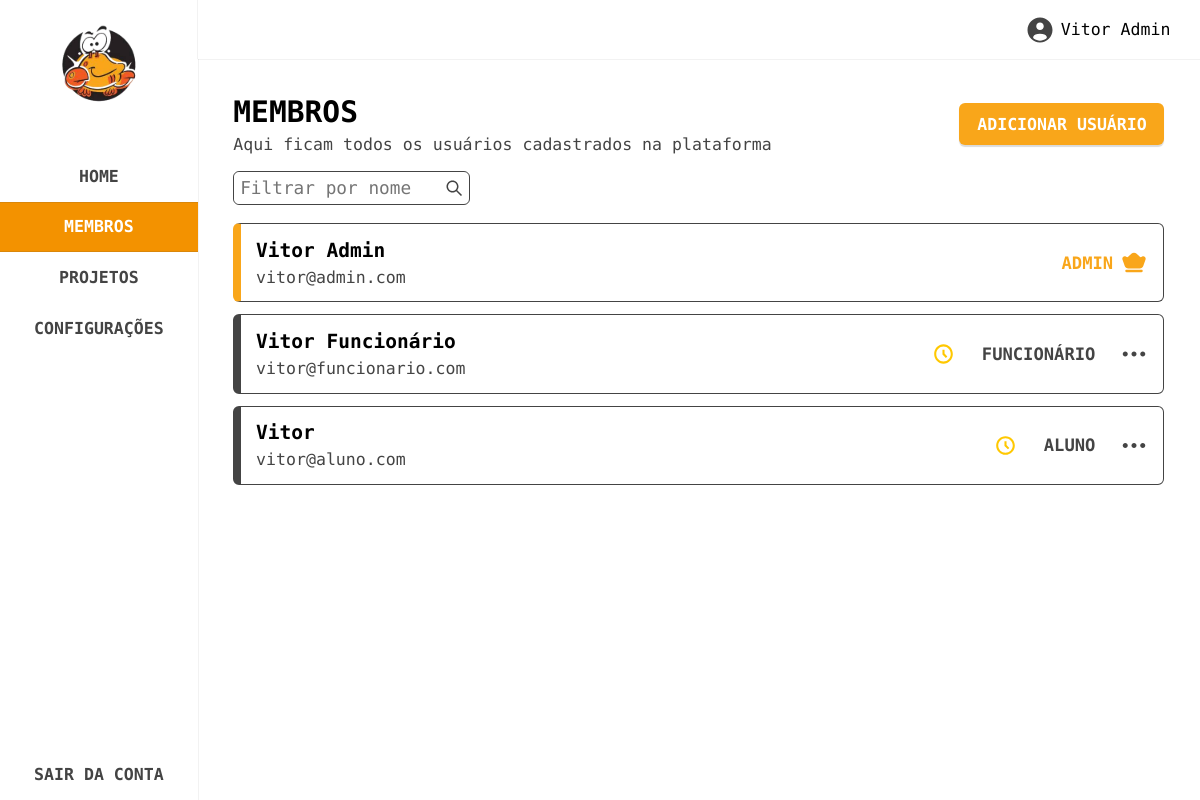
/membros (signed in), run on the app's committed database.
### tables this page shows
CREATE TABLE IF NOT EXISTS `users` (
  `id` bigint(100) NOT NULL AUTO_INCREMENT,
  `name` varchar(100) DEFAULT NULL,
  `email` varchar(150) DEFAULT NULL,
  `phone` varchar(100) DEFAULT NULL,
  `registration_number` bigint(100) DEFAULT NULL,
  `course` varchar(100) DEFAULT NULL,
  `year` varchar(100) DEFAULT NULL,
  `institution` varchar(150) DEFAULT NULL,
  `hours_to_be_validated` int(100) DEFAULT NULL,
  `password` varchar(150) DEFAULT NULL,
  `role` bigint(100) DEFAULT NULL,
  `approved` int(100) DEFAULT 0,
  PRIMARY KEY (`id`)
);

### config/config.php (called while the page is built, shortened)
<?php
function base_url($path) {
    return rtrim(BASE_URL, '/') . '/' . ltrim($path, '/');
}
?>

### routes/routes.php (called while the page is built, shortened)
<?php
$route = isset($_GET['url']) ? $_GET['url'] : '';
switch ($route) {
    case 'membros':
        $file = './pages/members.php';
        break;
}
include $file;
?>

### controllers/users.php (called while the page is built, shortened)
<?php
include_once __DIR__ . '/../config/config.php';
include_once __DIR__ . '/../db/db.php';
function get_user_info($user_id, $fields = []) {
    global $connect;
    $field_list = implode(", ", $fields);
    $query = "SELECT $field_list FROM users WHERE id = ?";
    $stmt = $connect->prepare($query);
    $stmt->bind_param('i', $user_id);
    $stmt->execute();
    $result = [];
    $bind_result_args = [];
    foreach ($fields as $field) {
        $bind_result_args[] = &$result[$field];
    }
    call_user_func_array([$stmt, 'bind_result'], $bind_result_args);
    return $result;
}
function get_all_users($filter_name, $page, $limit = 50) {
    global $connect;
    $offset = ($page - 1) * $limit;
    $filter_query = $filter_name ? "WHERE name LIKE ?" : "";
    $sql = "SELECT * FROM users $filter_query LIMIT ? OFFSET ?";
    $stmt = $connect->prepare($sql);
    if ($filter_name) {
        $filter_name_param = '%' . $filter_name . '%';
        $stmt->bind_param("sii", $filter_name_param, $limit, $offset);
    } else {
        $stmt->bind_param("ii", $limit, $offset);
    }
    $stmt->execute();
    $result = $stmt->get_result();
    $users = $result->fetch_all(MYSQLI_ASSOC);
    return $users;
}
?>

### pages/members.php (the view, shortened to what this page needs)
<?php
include_once __DIR__ . '/../controllers/users.php';
$user_id = $_COOKIE['user_id'];
$user_info = get_user_info($user_id, ['role']);
$role = $user_info['role'];
$filter_name = isset($_GET['name']) ? $_GET['name'] : '';
$page = isset($_GET['page']) ? intval($_GET['page']) : 1;
$users = get_all_users($filter_name, $page);
?>
<section class="members" data-page="members">
    <?php include __DIR__ . '/../partials/sidebar.php'; ?>
    <div class="main">
        <?php include __DIR__ . '/../partials/topbar.php'; ?>
        <div class="content">
            <div class="header">
                <span>
                    <h3>MEMBROS</h3>
                    <p>Aqui ficam todos os usuários cadastrados na plataforma</p>
                </span>
                <span>
                    <?php if (intval($role) == 1 || intval($role) == 2): ?>
                        <button class="add-user">ADICIONAR USUÁRIO</button>
                    <?php endif; ?>
                </span>
            </div>
            <div class="filter">
                <form action="" method="GET" id="filter-form">
                    <div class="input">
                        <input id="filter-name" type="text" name="name" placeholder="Filtrar por nome" value="<?= htmlspecialchars($filter_name) ?>">
                        <button type="submit">
                            <img src="<?= base_url('assets/images/svg/search.svg') ?>" alt="search">
                        </button>
                    </div>
                </form>
            </div>
            <div class="users">
                <?php if(count($users) > 0): ?>
                    <?php foreach($users as $user): ?>
                        <div class="card" data-role="<?= $user['role'] ?>">
                            <div class="left">
                                <span class="infos">
                                    <h5><?= $user['name'] ?></h5>
                                    <p><?= $user['email'] ?></p>
                                </span>
                            </div>
                            <div class="right">
                                <?php if(
                                    $user['id'] != $user_id &&
                                    intval($user['approved']) != 1
                                ): ?>
                                    <span class="approved">
                                        <img src="<?= base_url('assets/images/svg/pending.svg') ?>" alt="pending">
                                    </span>
                                <?php endif; ?>
                                <span class="role">
                                    <?php if(intval($user['role']) == 1): ?>
                                        <h6>
                                            ADMIN
                                            <img src="<?= base_url('assets/images/svg/crown.svg') ?>" alt="crown">
                                        </h6>
                                    <?php elseif(intval($user['role']) == 2): ?>
                                        <h6>FUNCIONÁRIO</h6>
                                    <?php else: ?>
                                        <h6>ALUNO</h6>
                                    <?php endif; ?>
                                </span>
                                <?php if(
                                    intval($role) == 1 &&
                                    $user['id'] != $user_id
                                ): ?>
                                    <button class="options-btn">
                                        <img src="<?= base_url('assets/images/svg/dots.svg') ?>" alt="dots">
                                    </button>
                                <?php endif; ?>
                            </div>
                        </div>
                    <?php endforeach; ?>
                <?php else: ?>
                    <p class="not-found">Nenhum resultado encontrado.</p>
                <?php endif; ?>
            </div>
        </div>
    </div>
</section>

### index.php (shortened to what this page needs)
<!DOCTYPE html>
<html lang="pt-br">
<?php require_once './config/config.php'; ?>
<?php include './partials/head.php'; ?>
<body>
<?php require_once './routes/routes.php'; ?>
</body>
</html>

### partials/head.php (shortened to what this page needs)
<head>
    <link rel="stylesheet" href="<?= base_url('assets/sass/style.css') ?>">
</head>

### partials/sidebar.php
<nav class="sidebar">
    <span>
        <div class="logo">
            <img src="<?= base_url('assets/images/svg/logo.svg') ?>" alt="logo">
        </div>
        <div class="links">
            <a
            data-page="home"
            href="<?= base_url('/') ?>">HOME</a>
            <a
            data-page="members"
            href="<?= base_url('/membros') ?>">MEMBROS</a>
            <a
            data-page="projects"
            href="<?= base_url('/projetos') ?>">PROJETOS</a>
            <a
            data-page="settings"
            href="<?= base_url('/configuracoes') ?>">CONFIGURAÇÕES</a>
        </div>
    </span>
    <div class="logout">
        <form
        action="<?= base_url('/controllers/logout.php') ?>"
        method="POST">
            <button type="submit">SAIR DA CONTA</button>
        </form>
    </div>
</nav>

### partials/topbar.php
<?php
include_once __DIR__ . '/../controllers/users.php';
$user_id = $_COOKIE['user_id'];
$user_info = get_user_info($user_id, ['name']);
?>
<nav class="topbar">
    <span>
        <div class="profile">
            <span>
                <img src="<?= base_url('assets/images/svg/user-profile.svg') ?>" alt="user-profile">
                <?= $user_info['name'] ?>
            </span>
        </div>
    </span>
</nav>

### data on the page
users: name "Vitor Admin", email "vitor@admin.com", role 1 (drawn)
users: name "Vitor Funcionário", email "vitor@funcionario.com", approved 0 (drawn), role "FUNCIONÁRIO"
users: name "Vitor", email "vitor@aluno.com", approved 0 (drawn), role "ALUNO"

### other printed values
$user_info['name'] "Vitor Admin"
